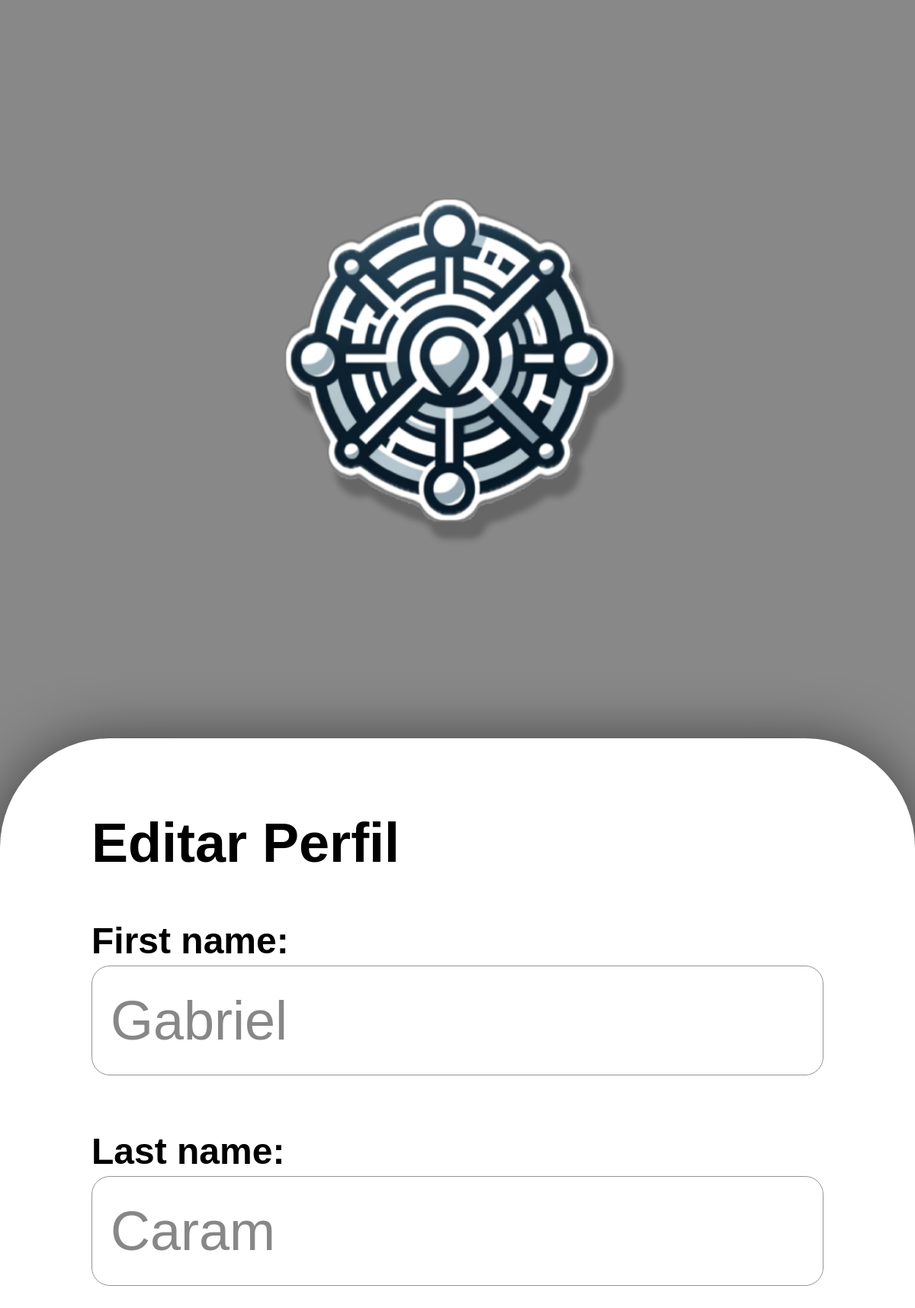
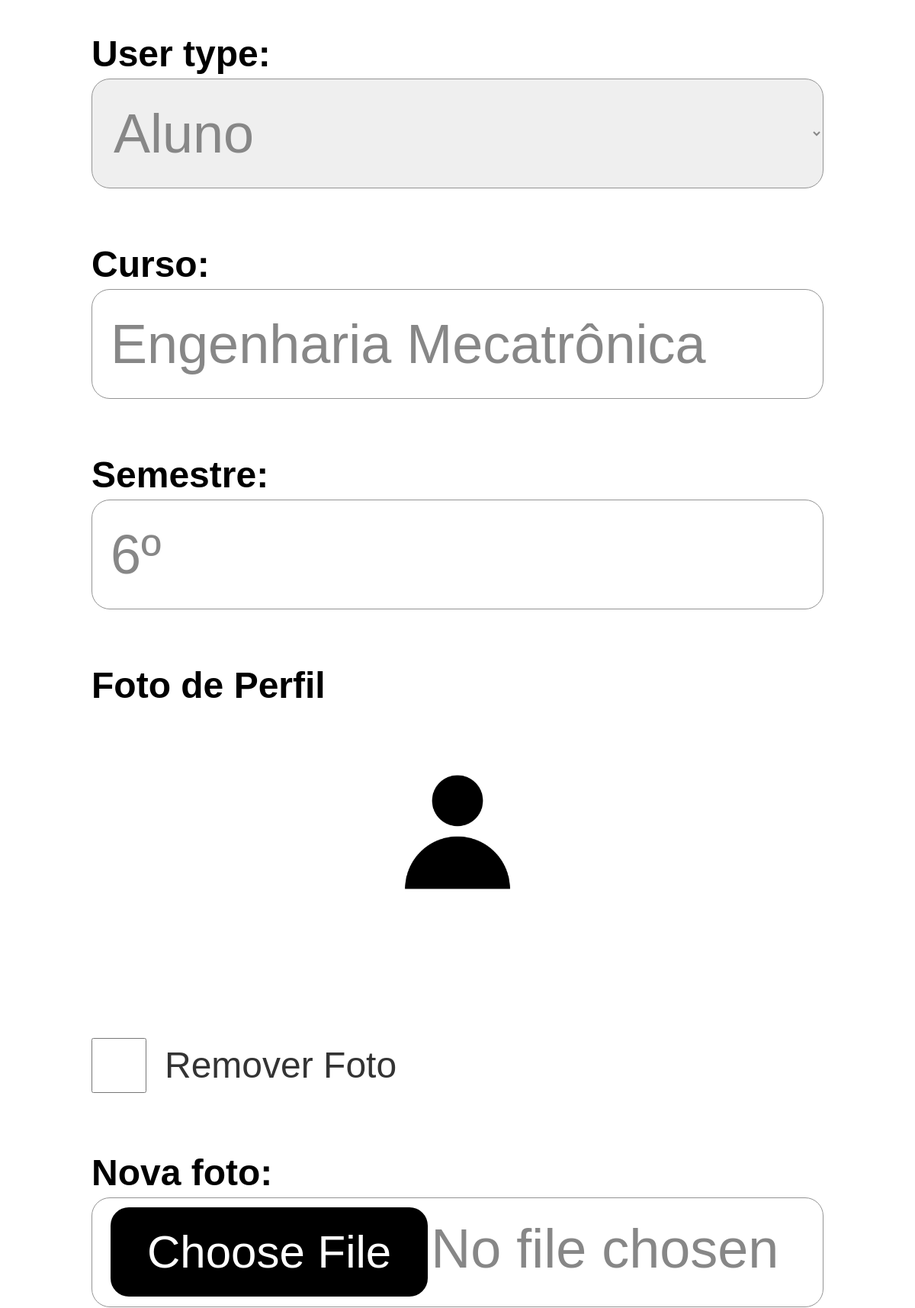
The app's page /profile/edit/ (signed in, upper part) with its own data (2 pictures, top to bottom).
### core/models.py (models this page shows, shortened)
class CustomUser(AbstractUser):
    USER_TYPE_CHOICES = (
        ('aluno', 'Aluno'),
        ('representante', 'Representante de Classe'),
        ('professor', 'Professor'),
        ('entidade', 'Entidade'),
    )
    user_type = models.CharField(max_length=20, choices=USER_TYPE_CHOICES, default='aluno')
    curso = models.CharField(max_length=100, blank=True, null=True)
    semestre = models.CharField(max_length=3, blank=True, null=True)
    departamento = models.CharField(max_length=100, blank=True, null=True)
    foto = models.ImageField(upload_to='user_photos/', blank=True, null=True, default='defaultphoto.jpg')
    email = models.EmailField(unique=True, validators=[CustomEmailValidator()])
    class Meta:
        verbose_name = 'Usuário'
        verbose_name_plural = 'Usuários'

### core/views.py (the view)
# urls.py: path('profile/edit/', views.edit_profile, name='edit_profile'),
@login_required
def edit_profile(request):
    if request.method == 'POST':
        form = UserProfileForm(request.POST, request.FILES, instance=request.user)
        if form.is_valid():
            if request.POST.get('clear_foto'):
                if request.user.foto:
                    request.user.foto.delete(save=False)
                request.user.foto = None
            form.save()
            return redirect('profile')
    else:
        form = UserProfileForm(instance=request.user)
    return render(request, 'core/edit_profile.html', {'form': form})

### core/forms.py
class UserProfileForm(forms.ModelForm):
    class Meta:
        model = CustomUser
        fields = ['first_name', 'last_name', 'user_type', 'curso', 'semestre', 'departamento', 'foto']
        widgets = {
            'foto': forms.ClearableFileInput(attrs={
                'class': 'custom-file-input',
                'placeholder': 'Escolha um arquivo',
                'accept': 'image/*',  # Apenas imagens
            }),
        }
        labels = {
            'foto': 'Foto de Perfil',  # Altere o texto do rótulo aqui
        }
    def __init__(self, *args, **kwargs):
        super().__init__(*args, **kwargs)
        if self.instance.user_type not in ['aluno', 'representante']:
            del self.fields['curso']
            del self.fields['semestre']
        if self.instance.user_type != 'professor':
            del self.fields['departamento']

### templates/core/edit_profile.html (shortened to what this page needs)
{% extends 'core/base.html' %}
{% block content %}
{% load static %}
<div class="logo">
    <img src="{% static 'Logo.png' %}" alt="Logo">
</div>
<div class="container mt-5">
    <h2 class="editprofile">Editar Perfil</h2>
    <form method="post" enctype="multipart/form-data">
        {% for field in form %}
            <div class="mb-3">
                {% if field.name == "foto" %}
                    <label for="id_foto">Foto de Perfil</label>
                    {% if field.value %}
                        <div class="current-photo">
                            <img src="{{ field.value.url }}" class="FotoAtual">
                        </div>
                    {% endif %}
                    {% if field.value %}
                    <div class="remove-photo">
                        <label for="clear_{{ field.name }}">
                            <input type="checkbox" name="clear_{{ field.name }}" id="clear_{{ field.name }}">
                            Remover Foto
                        </label>
                    </div>
                    {% endif %}
                    <label for="id_foto">Nova foto:</label>
                    <input type="file" name="foto" id="id_foto" class="custom-file-input">
                {% else %}
                    {{ field.label_tag }}
                    {{ field }}
                {% endif %}
            </div>
        {% endfor %}
    </form>
</div>
{% endblock %}

### media/style.css (style rules this page uses)
body { font-family: Arial, sans-serif; background-color: #888; display: flex; flex-direction: column; align-items: center; }
.logo { width: 100%; height: 80vw; display: flex; align-items: center; }
.logo img { margin: 0 auto; width: 40vw; }
.container { background-color: white; height: 100%; min-height: 100vh; width: 100vw; border-radius: 12vw 12vw 0 0; box-shadow: 0 0 6vw rgba(0, 0, 0, 0.5); overflow: hidden; text-align: center; text-align: left; padding-bottom: 10vw; }
.container form { display: flex; flex-direction: column; gap: 6vw; width: 80%; margin: 0 auto; }
input { font-size: 5vw; padding: 2vw; height: 6vw; border: 1px solid #000000; border-radius: 1.5vw; }
input::placeholder { font-size: 5vw; color: #888; }
.container form input, .container form select, .container form textarea { width: 100%; height: 12vw; padding-left: 2vw; margin: 0 auto; border: 1px solid #949494; border-radius: 2vw; font-size: 6vw; box-sizing: border-box; text-align: left; color: rgb(135, 135, 135); }
.container form label { font-size: 4vw; }
.container .editprofile { margin-top: 8vw; margin-left: 10vw; font-size: 6vw; }
.custom-file-input { display: block; width: 100%; padding: 1vw; font-size: 6vw; color: #495057; background-color: #fff; border: 1px solid #ced4da; border-radius: 5px; transition: border-color 0.15s ease-in-out, box-shadow 0.15s ease-in-out; }
.mb-3 img { border-radius: 5px; margin-top: 10px; }
.mb-3 label { font-weight: bold; margin-bottom: 5px; display: block; }
.FotoAtual { width: 25vw; height: 25vw; object-fit: cover; border-radius: 6vw; margin-bottom: 10vw; }
.current-photo { display: flex; justify-content: center; }
.remove-photo { display: flex; align-items: center; flex-direction: row; margin-bottom:6vw ; }
.remove-photo input[type="checkbox"] { width: 6vw; height: 6vw; cursor: pointer; margin-right: 2vw; }
.remove-photo label { display: flex; align-items: center; font-weight:normal; color: #333; }

### records on screen
CustomUser: form "Gabriel" "Caram" "Aluno" "Engenharia Mecatrônica" "6º", foto "defaultphoto.jpg" (drawn)

### other values on screen
{{ field.label_tag }} "First name:" "Last name:" "User type:" "Curso:" "Semestre:"
